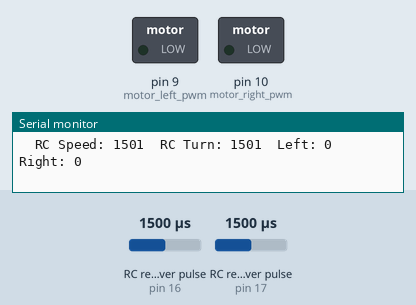
Simulated run of this sketch. Board: Arduino Uno, built with avr-gcc and run on an emulated ATmega328P. Parts: switched loads named in the sketch (green lamp = pin HIGH), the last lines printed to the serial monitor. Wiring (inferred from the names in the program): 2 × RC receiver channel: data pin 16 / data pin 17. Dashed ring = blinking. The inputs (shaded band) are chosen by the test bench; at power-on: RC receiver pulse (sensors on pin 16, pin 17) 1500 µs.

Above: at 1.7 s.
1.8 s: RC receiver pulse (sensor on pin 16) set to 1250 µs
At 2.7 s:
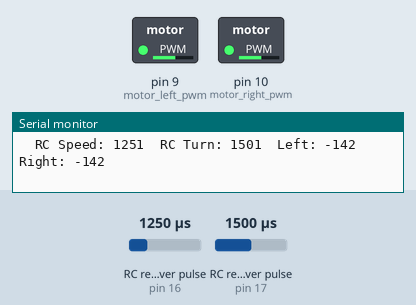
4.8 s: RC receiver pulse (sensor on pin 17) set to 1020 µs
7.8 s: RC receiver pulse (sensor on pin 16) set to 1980 µs
At 8.5 s:
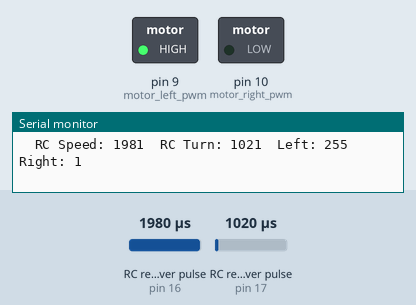
10.8 s: RC receiver pulse (sensor on pin 17) set to 1250 µs
At 11.3 s:
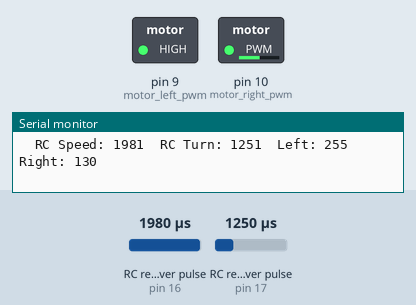
13.8 s: RC receiver pulse (sensor on pin 16) set to 1040 µs
At 15.1 s:
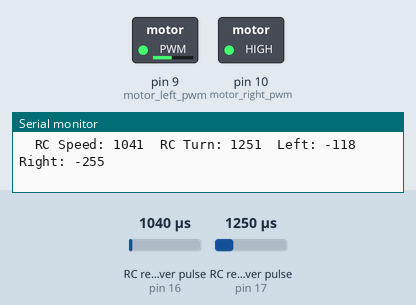
15.4 s: RC receiver pulse (sensor on pin 17) set to 1040 µs
Timing chart, 0 to 19.0 s (numbered marks = the images above; inputs shaded):
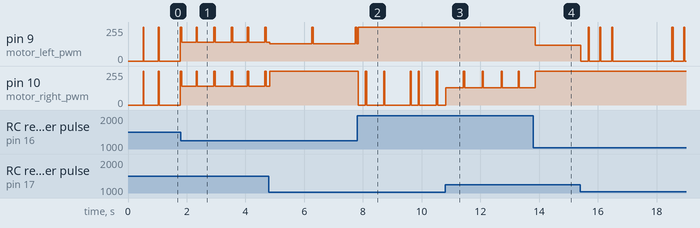

The sketch:

makeblock_mixed_mode.ino
```cpp
// declare R/C inputs
int rc_speed = 16;
int rc_turn = 17;

int rc_speed_val = 0;
int rc_turn_val = 0;

int deadband = 20;
int right_spd = 0;
int left_spd = 0;
int max_spd = 255;
int rc_min = 1050;
int rc_max = 1950;

int motor_speed = 0;
int motor_bias = 0;

int motor_left_pwm = 9;
int motor_left_dir_a = 7;
int motor_left_dir_b = 8;

int motor_right_pwm = 10;
int motor_right_dir_a = 11;
int motor_right_dir_b = 12;

void setup(){
  Serial.begin(9600);
  pinMode(INPUT, rc_speed);
  pinMode(INPUT, rc_turn);
  pinMode(OUTPUT, motor_left_pwm);
  pinMode(OUTPUT, motor_left_dir_a);
  pinMode(OUTPUT, motor_left_dir_b);
  pinMode(OUTPUT, motor_right_pwm);
  pinMode(OUTPUT, motor_right_dir_a);
  pinMode(OUTPUT, motor_right_dir_b);
  delay(500);
}

void loop(){
  read_inputs();
  interpolate();
  limit();
  write_motors();
  print_stuff();
}

void read_inputs(){
  rc_speed_val = pulseIn(rc_speed, HIGH, 20000);
  rc_turn_val = pulseIn(rc_turn, HIGH, 20000);
}

void interpolate(){
  motor_speed = map(rc_speed_val, rc_min, rc_max, -max_spd, max_spd);
  motor_bias = map(rc_turn_val, rc_min, rc_max, -max_spd, max_spd);
  left_spd = motor_speed - motor_bias;
  right_spd = motor_speed + motor_bias;
}

void limit(){
  if (left_spd > max_spd){left_spd = max_spd;}
  else if (left_spd < -max_spd){left_spd = -max_spd;}
  if (right_spd > max_spd){right_spd = max_spd;}
  else if (right_spd < -max_spd){right_spd = -max_spd;}
}

void write_motors(){
  if (left_spd > deadband) {left_forward();}
  else if (left_spd < -deadband) {left_reverse();}
  else {left_stop();}
  if (right_spd > deadband) {right_forward();}
  else if (right_spd < -deadband) {right_reverse();}
  else {right_stop();}
}

void print_stuff(){
 Serial.print("  RC Speed: ");
 Serial.print(rc_speed_val);
 Serial.print("  RC Turn: ");
 Serial.print(rc_turn_val);
 Serial.print("  Left: ");
 Serial.print(left_spd);
 Serial.print("  Right: ");
 Serial.print(right_spd);
 Serial.println("");
}

void left_forward(){
  digitalWrite(motor_left_dir_a, LOW);
  digitalWrite(motor_left_dir_b, HIGH);
  analogWrite(motor_left_pwm, left_spd);
}
void left_reverse(){
  digitalWrite(motor_left_dir_a, HIGH);
  digitalWrite(motor_left_dir_b, LOW);
  analogWrite(motor_left_pwm, -left_spd);
}
void left_stop(){
  digitalWrite(motor_left_pwm, LOW);
}

void right_forward(){
  digitalWrite(motor_right_dir_a, LOW);
  digitalWrite(motor_right_dir_b, HIGH);
  analogWrite(motor_right_pwm, right_spd);
}
void right_reverse(){
  digitalWrite(motor_right_dir_a, HIGH);
  digitalWrite(motor_right_dir_b, LOW);
  analogWrite(motor_right_pwm, -right_spd);
}
void right_stop(){
  digitalWrite(motor_right_pwm, LOW);
}
```

Measured:
- after the input at 13.8 s, pin 9 (motor_left_pwm): 255/255 → 118/255 after 0.06 s
- by itself, pin 10 (motor_right_pwm): alternates 255/255 for 0.04 s and 130/255 for 0.60 s
